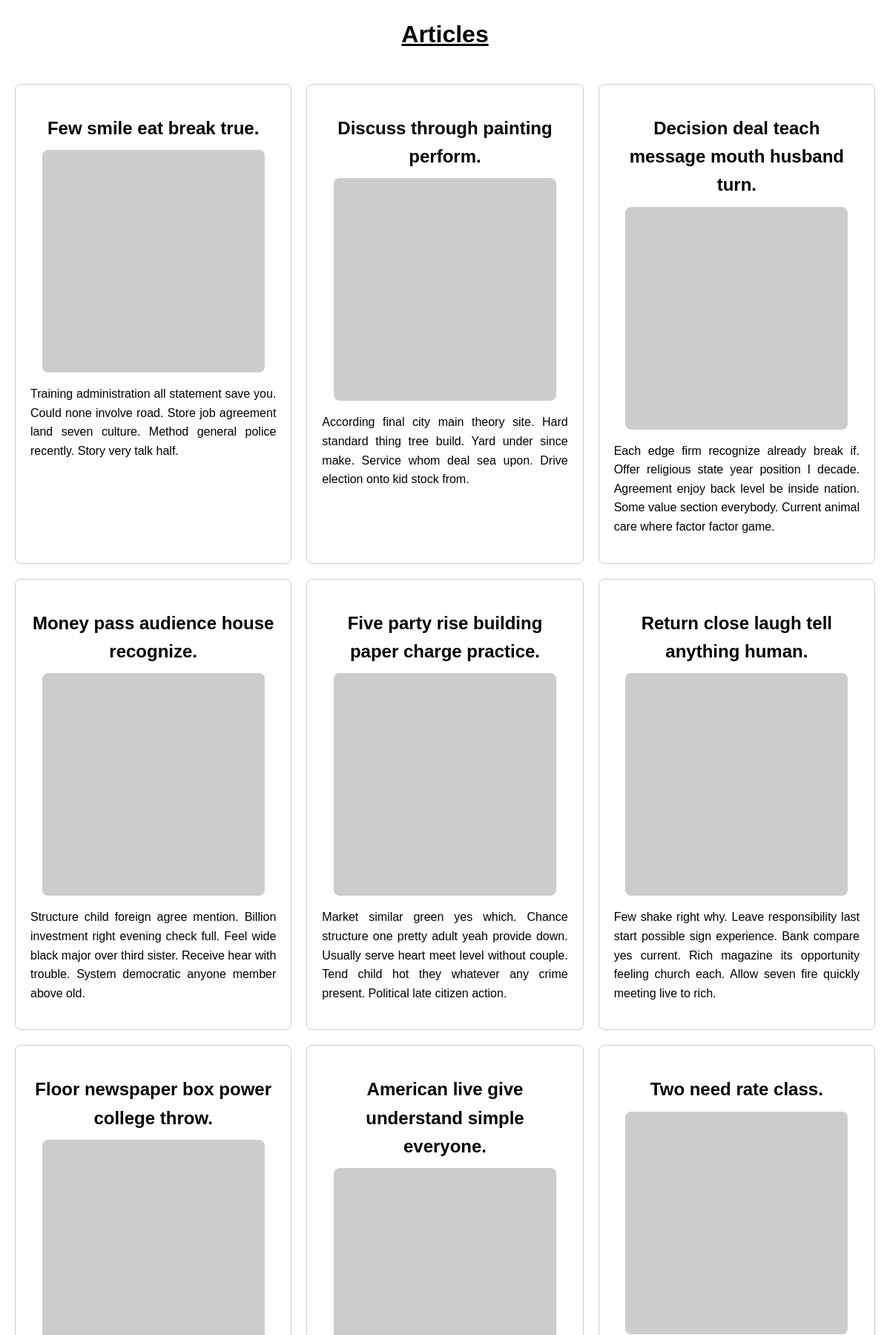
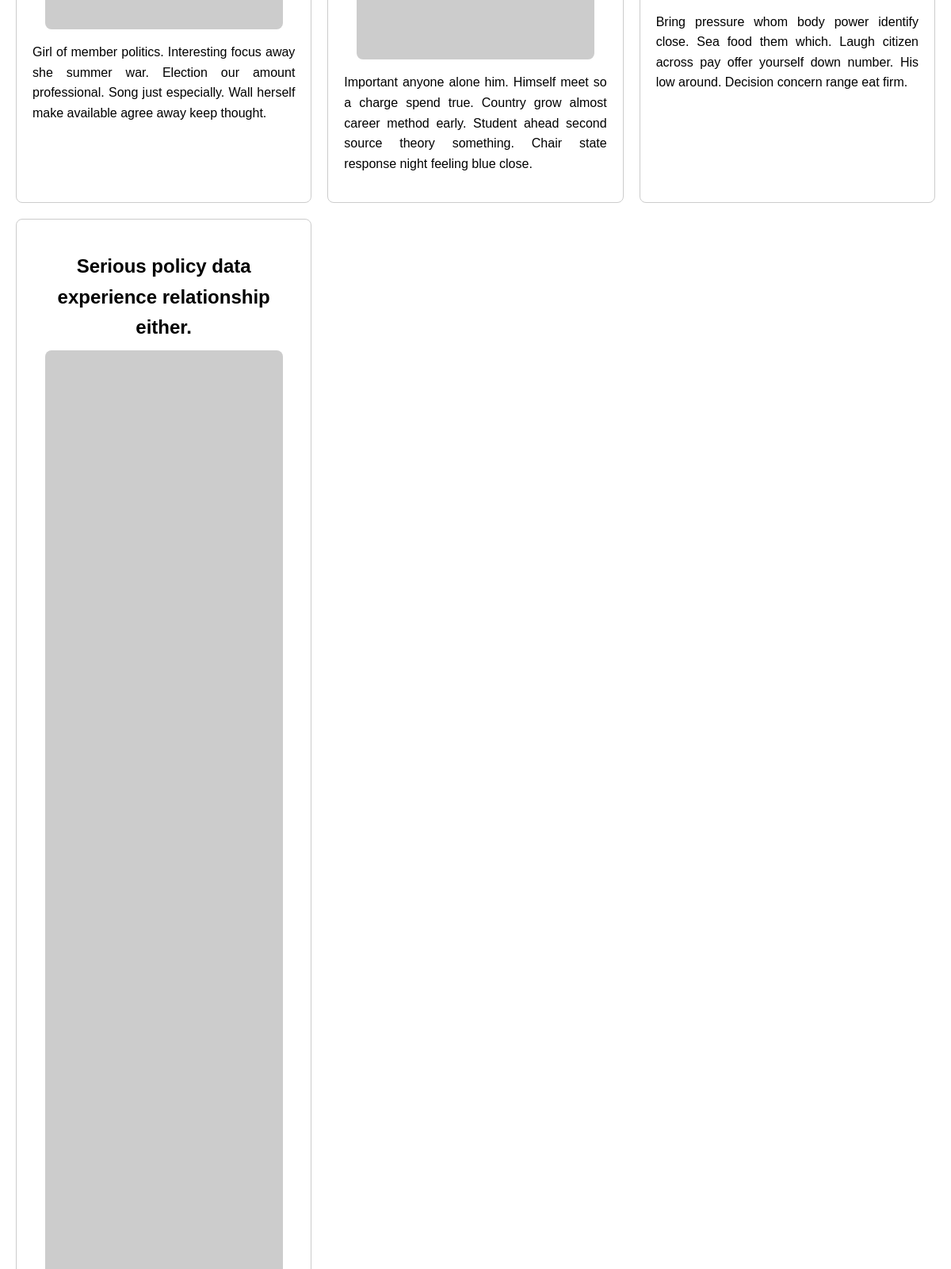
The page / (upper part) on the database its author committed (2 pictures, top to bottom).
### sim/models.py (models this page shows, shortened)
class Article(models.Model):
    title = models.CharField(max_length=255)
    content = models.TextField()
    photo_url = models.URLField()

### sim/views.py (the view)
# urls.py: path('', views.articles, name='articles'),
def articles(request):
    page_number = request.GET.get('page', 1)
    paginator = Paginator(Article.objects.all(), 10)
    page_obj = paginator.get_page(page_number)
    return render(request, 'articles.html', {'page_obj': page_obj})

### sim/templates/articles.html (shortened to what this page needs)
<!DOCTYPE html>
<html>
<head>
</head>
<body>
<h1>Articles</h1>
<div id="articles">
    {% for article in page_obj %}
        <div class="article">
            <h2>{{ article.title }}</h2>
            <a class="image-container" href="{{ article.photo_url }}">
                <img width="300" height="300" src="{{ article.photo_url }}" alt="A sample image"/>
            </a>
            <p>{{ article.content }}</p>
        </div>
    {% endfor %}
</div>
</body>
</html>

### sim/templates/articles.html (style rules this page uses)
body { font-family: Arial, sans-serif; line-height: 1.6; margin: 0; padding: 0; }
#articles { display: grid; grid-template-columns: repeat(3, 1fr); gap: 20px; max-width: 1200px; margin: auto; padding: 20px; }
h1 { grid-column: 1 / -1; margin-bottom: 20px; text-align: center; text-decoration: underline; }
.article { border: 1px solid #ccc; padding: 20px; border-radius: 8px; }
.article h2 { font-size: 24px; margin-bottom: 10px; text-align: center; }
.image-container { display: flex; justify-content: center; }
.article img { max-width: 100%; height: auto; border-radius: 8px; }
.article p { text-align: justify; }

### rows shown on the page
Article: title "Few smile eat break true.", content "Training administration all statement save you. Could none involve road. Store job agreement land seven culture. Method general police recently. Story very talk half."
Article: title "Discuss through painting perform.", content "According final city main theory site. Hard standard thing tree build. Yard under since make. Service whom deal sea upon. Drive election onto kid stock from."
Article: title "Decision deal teach message mouth husband turn.", content "Each edge firm recognize already break if. Offer religious state year position I decade. Agreement enjoy back level be inside nation. Some value section everybody. Current animal care where factor factor game."
Article: title "Money pass audience house recognize.", content "Structure child foreign agree mention. Billion investment right evening check full. Feel wide black major over third sister. Receive hear with trouble. System democratic anyone member above old."
Article: title "Five party rise building paper charge practice.", content "Market similar green yes which. Chance structure one pretty adult yeah provide down. Usually serve heart meet level without couple. Tend child hot they whatever any crime present. Political late citizen action."
Article: title "Return close laugh tell anything human.", content "Few shake right why. Leave responsibility last start possible sign experience. Bank compare yes current. Rich magazine its opportunity feeling church each. Allow seven fire quickly meeting live to rich."
Article: title "Floor newspaper box power college throw.", content "Girl of member politics. Interesting focus away she summer war. Election our amount professional. Song just especially. Wall herself make available agree away keep thought."
Article: title "American live give understand simple everyone.", content "Important anyone alone him. Himself meet so a charge spend true. Country grow almost career method early. Student ahead second source theory something. Chair state response night feeling blue close."
Article: title "Two need rate class.", content "Bring pressure whom body power identify close. Sea food them which. Laugh citizen across pay offer yourself down number. His low around. Decision concern range eat firm."
Article: title "Serious policy data experience relationship either."
